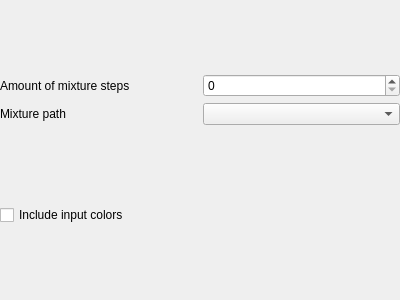
<ui version="4.0" >
 <class>MixtureUi</class>
 <widget class="QWidget" name="MixtureUi" >
  <property name="geometry" >
   <rect>
    <x>0</x>
    <y>0</y>
    <width>400</width>
    <height>300</height>
   </rect>
  </property>
  <property name="windowTitle" >
   <string>Form</string>
  </property>
  <layout class="QVBoxLayout" >
   <property name="leftMargin" >
    <number>0</number>
   </property>
   <property name="topMargin" >
    <number>0</number>
   </property>
   <property name="rightMargin" >
    <number>0</number>
   </property>
   <property name="bottomMargin" >
    <number>0</number>
   </property>
   <item>
    <layout class="QGridLayout" >
     <item row="0" column="0" >
      <widget class="QLabel" name="stepsCountLabel" >
       <property name="text" >
        <string>Amount of mixture steps</string>
       </property>
      </widget>
     </item>
     <item row="0" column="1" >
      <widget class="QSpinBox" name="stepsCountSpinbox" />
     </item>
     <item row="1" column="0" >
      <widget class="QLabel" name="mixturePathLabel" >
       <property name="text" >
        <string>Mixture path</string>
       </property>
      </widget>
     </item>
     <item row="1" column="1" >
      <widget class="QComboBox" name="mixturePathComboBox" />
     </item>
    </layout>
   </item>
   <item>
    <widget class="QCheckBox" name="includeInputCheckBox" >
     <property name="text" >
      <string>Include input colors</string>
     </property>
    </widget>
   </item>
  </layout>
 </widget>
 <resources/>
 <connections/>
</ui>
